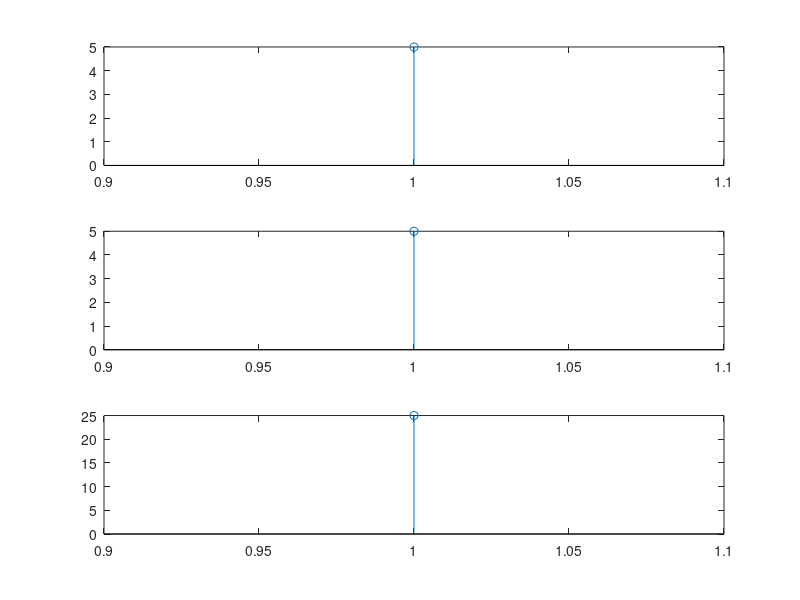

MATLAB code for this plot:
x = input('Enter the first signal: ');
subplot(3, 1, 1);
stem(x);

h = input('Enter the second signal: ');
subplot(3, 1, 2);
stem(h);

N = length(x);
M = length(h);

if N > M
    h = [h zeros(1,N-M)];
else
    x = [x zeros(1,M-N)];
end

y = zeros(1, N);
for n = 1:N
    for m = 1:N
        k = mod(n - m, N) + 1;
        y(n) = y(n) + x(m) * h(k);
    end
end

disp('Circular Convolution Output: ');
disp(y);
subplot(3, 1, 3);
stem(y);